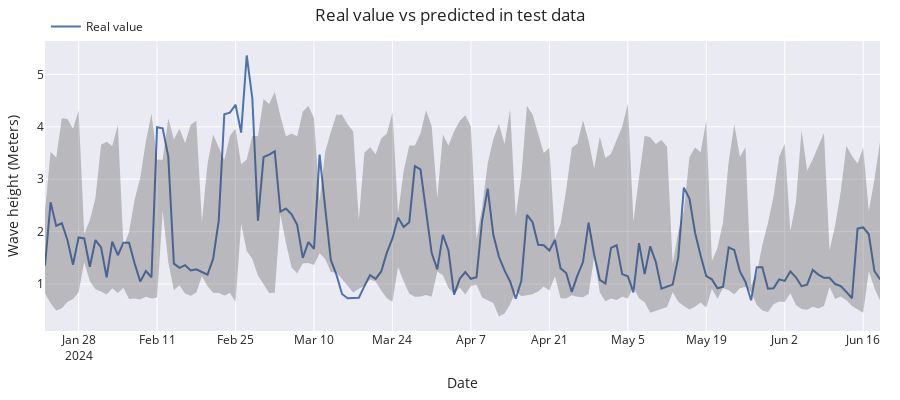

The notebook cell this image was saved under:
### Code cell
# Plot
# ==============================================================================
fig = go.Figure([
    go.Scatter(name='Real value', x=df_test.index, y=df_test['wave_height'], mode='lines'),
    go.Scatter(
        name='Upper Bound', x=predictions_q90.index, y=predictions_q90['pred'],
        mode='lines', marker=dict(color="#444"), line=dict(width=0), showlegend=False
    ),
    go.Scatter(
        name='Lower Bound', x=predictions_q10.index, y=predictions_q10['pred'],
        marker=dict(color="#444"), line=dict(width=0), mode='lines',
        fillcolor='rgba(68, 68, 68, 0.3)', fill='tonexty', showlegend=False
    )
])
fig.update_layout(
    title="Real value vs predicted in test data",
    xaxis_title="Date",
    yaxis_title="Wave height (Meters)",
    width=900,
    height=400,
    margin=dict(l=20, r=20, t=35, b=20),
    hovermode="x",
    legend=dict(
        orientation="h",
        yanchor="top",
        y=1.1,
        xanchor="left",
        x=0.001
    )
)
fig.show()

### Figure 1 — Plotly figure (JSON) as saved in the notebook; plotly's stock layout.template omitted (floating-point values rounded to 4 significant figures; data arrays with more than 128 entries replaced by an {"elided": "..."} marker saying what was removed)
{"data": [{"mode": "lines", "name": "Real value", "type": "scatter", "x": {"elided": "150 str values"}, "y": {"elided": "150 float values"}}, {"line": {"width": 0}, "marker": {"color": "#444"}, "mode": "lines", "name": "Upper Bound", "showlegend": false, "type": "scatter", "x": {"elided": "150 str values"}, "y": {"elided": "150 float values"}}, {"fill": "tonexty", "fillcolor": "rgba(68, 68, 68, 0.3)", "line": {"width": 0}, "marker": {"color": "#444"}, "mode": "lines", "name": "Lower Bound", "showlegend": false, "type": "scatter", "x": {"elided": "150 str values"}, "y": {"elided": "150 float values"}}], "layout": {"height": 400, "hovermode": "x", "legend": {"orientation": "h", "x": 0.001, "xanchor": "left", "y": 1.1, "yanchor": "top"}, "margin": {"b": 20, "l": 20, "r": 20, "t": 35}, "title": {"text": "Real value vs predicted in test data"}, "width": 900, "xaxis": {"title": {"text": "Date"}}, "yaxis": {"title": {"text": "Wave height (Meters)"}}}}
